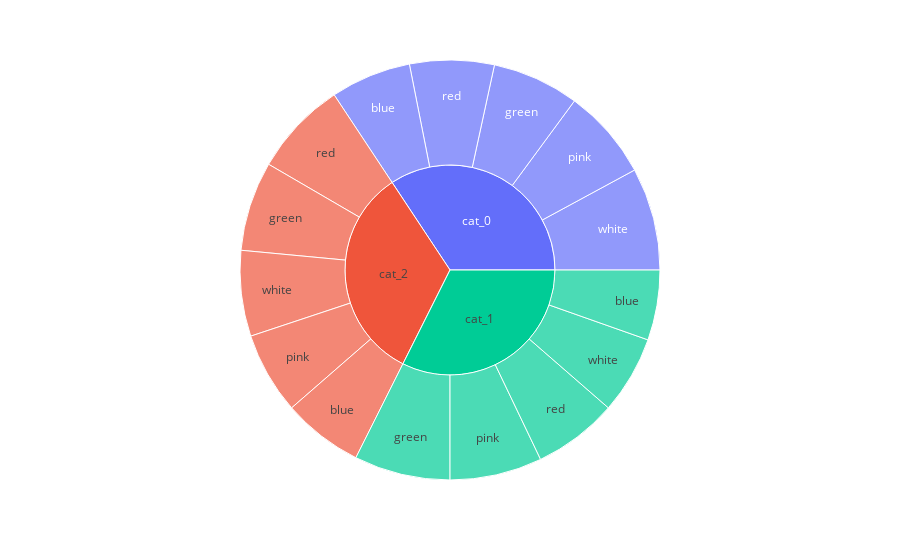

Notebook code for this chart:
### Code cell
fig = px.sunburst(parent_data, path=['cat', 'colors'], values=0)
fig.show()

### Figure 1 — Plotly figure (JSON) as saved in the notebook; plotly's stock layout.template omitted (floating-point values rounded to 4 significant figures)
{"data": [{"branchvalues": "total", "domain": {"x": [0, 1], "y": [0, 1]}, "hovertemplate": "labels=%{label}<br>0=%{value}<br>parent=%{parent}<br>id=%{id}<extra></extra>", "ids": ["cat_0/blue", "cat_1/blue", "cat_2/blue", "cat_0/green", "cat_1/green", "cat_2/green", "cat_0/pink", "cat_1/pink", "cat_2/pink", "cat_0/red", "cat_1/red", "cat_2/red", "cat_0/white", "cat_1/white", "cat_2/white", "cat_0", "cat_1", "cat_2"], "labels": ["blue", "blue", "blue", "green", "green", "green", "pink", "pink", "pink", "red", "red", "red", "white", "white", "white", "cat_0", "cat_1", "cat_2"], "name": "", "parents": ["cat_0", "cat_1", "cat_2", "cat_0", "cat_1", "cat_2", "cat_0", "cat_1", "cat_2", "cat_0", "cat_1", "cat_2", "cat_0", "cat_1", "cat_2", "", "", ""], "type": "sunburst", "values": [62, 54, 62, 67, 74, 69, 70, 71, 63, 65, 65, 73, 79, 60, 66, 343, 324, 333]}], "layout": {"legend": {"tracegroupgap": 0}, "margin": {"t": 60}}}
